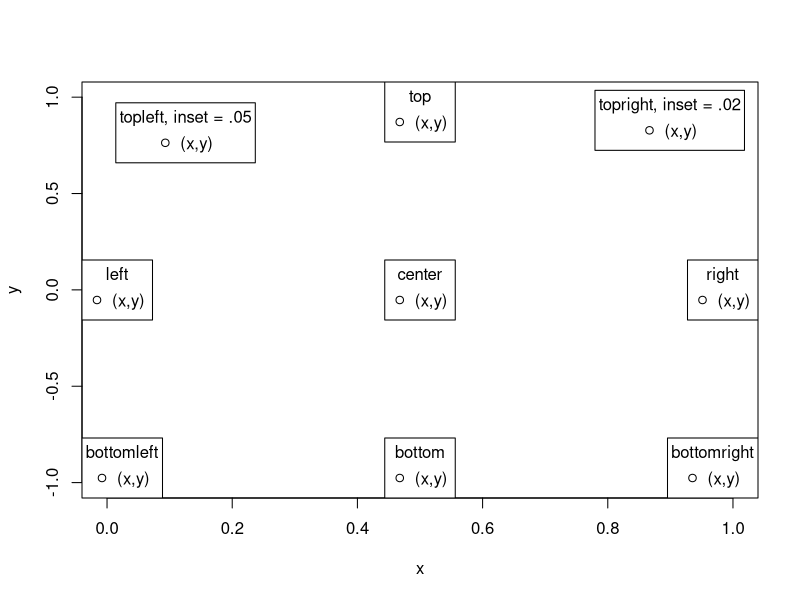

This figure's R source:
x <- 0:64 / 64
y <- sin(3 * pi * x)
# type = 'n' 表示「不畫任何點或線」,圖是空白的,只有座標軸跟框線。
plot(x, y, type='n')

# "topleft":圖例位置用關鍵字指定,放在繪圖區域的左上角,不用手動給座標或滑鼠點選。
# R 支援的關鍵字還有 "topright"、"bottomleft"、"bottomright"、"center" 等
legend("bottomright", "(x,y)", pch = 1, title = "bottomright")

legend("bottom", "(x,y)", pch = 1, title = "bottom")

legend("bottomleft", "(x,y)", pch = 1, title = "bottomleft")

legend("left", "(x,y)", pch = 1, title = "left")

# inset = .05:讓圖例框往繪圖區域內縮一點距離
legend("topleft", "(x,y)", pch = 1, title = "topleft, inset = .05", inset = .05)

legend("top", "(x,y)", pch = 1, title = "top")

legend("topright", "(x,y)", pch = 1, title = "topright, inset = .02", inset = .02)

legend("right", "(x,y)", pch = 1, title = "right")

legend("center", "(x,y)", pch = 1, title = "center")
